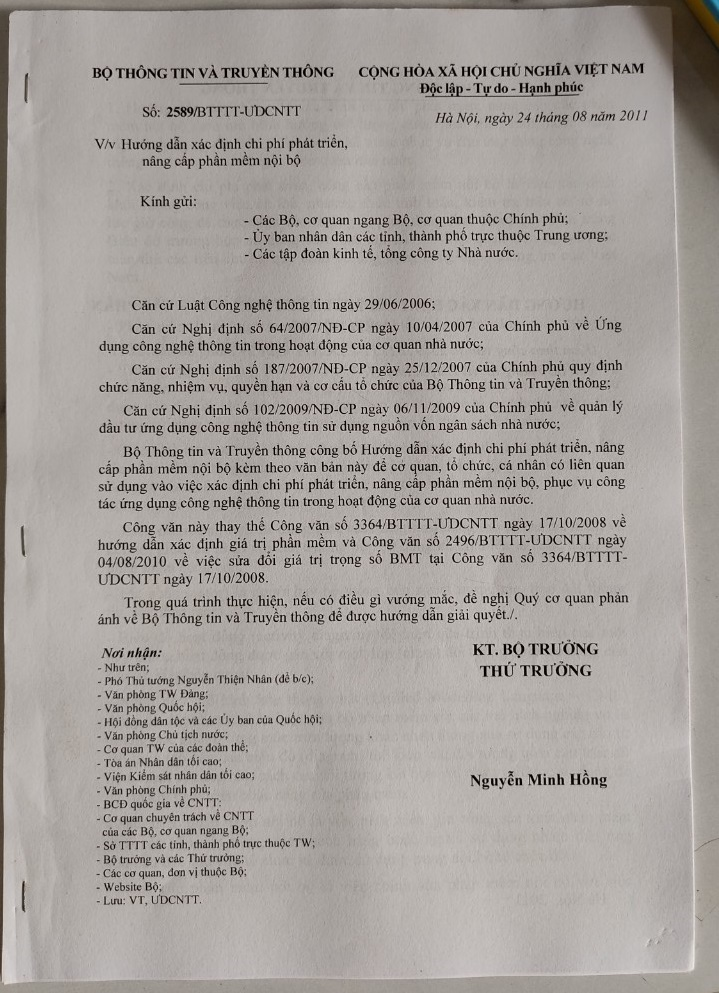
#> input picture brightness/z4194374238903.jpg, 719 x 993 px
$ jupyter execute auto_brightness_scan_paper.ipynb
#> lines starting #> are read from the running program, lines starting #| are printed output that depends on the picture; long printed decimals are rounded
#> further down, image is the input picture: shape (993, 719, 3); mean B, G, R 155.1, 159.2, 164.5
## Auto brightness

[cell 1]
import cv2
import numpy as np
from matplotlib import pyplot as plt

# Automatic brightness and contrast optimization with optional histogram clipping
def automatic_brightness_and_contrast(image, clip_hist_percent=1):
#> called with clip_hist_percent = 1
    gray = cv2.cvtColor(image, cv2.COLOR_BGR2GRAY)

    # Calculate grayscale histogram
    hist = cv2.calcHist([gray],[0],None,[256],[0,256])
#> hist = 256 values, max 26560 at index 172, min 0 at index 0, mean 2788.9
    hist_size = len(hist)
#> hist_size = 256

    # Calculate cumulative distribution from the histogram
    accumulator = []
    accumulator.append(float(hist[0]))
    for index in range(1, hist_size):
        accumulator.append(accumulator[index -1] + float(hist[index]))
#> after the loop, accumulator = 256 values from 0 to 713967

    # Locate points to clip
    maximum = accumulator[-1]
#> maximum = 713967
    clip_hist_percent *= (maximum/100.0)
#> clip_hist_percent = 7139.7
    clip_hist_percent /= 2.0
#> clip_hist_percent = 3569.8

    # Locate left cut
    minimum_gray = 0
    while accumulator[minimum_gray] < clip_hist_percent:
        minimum_gray += 1
#> this loop made 10 passes
#> after the loop, minimum_gray = 10

    # Locate right cut
    maximum_gray = hist_size -1
#> maximum_gray = 255
    while accumulator[maximum_gray] >= (maximum - clip_hist_percent):
        maximum_gray -= 1
#> this loop made 62 passes
#> maximum_gray on passes 1 to 12: 254, 253, 252, 251, 250, 249, 248, 247, 246, 245, 244, 243
#> after the loop, maximum_gray = 193

    # Calculate alpha and beta values
    alpha = 255 / (maximum_gray - minimum_gray)
#> alpha = 1.39
    beta = -minimum_gray * alpha
#> beta = -13.93

    '''
    # Calculate new histogram with desired range and show histogram
    new_hist = cv2.calcHist([gray],[0],None,[256],[minimum_gray,maximum_gray])
    plt.plot(hist)
    plt.plot(new_hist)
    plt.xlim([0,256])
    plt.show()
    '''

    auto_result = cv2.convertScaleAbs(image, alpha=alpha, beta=beta)
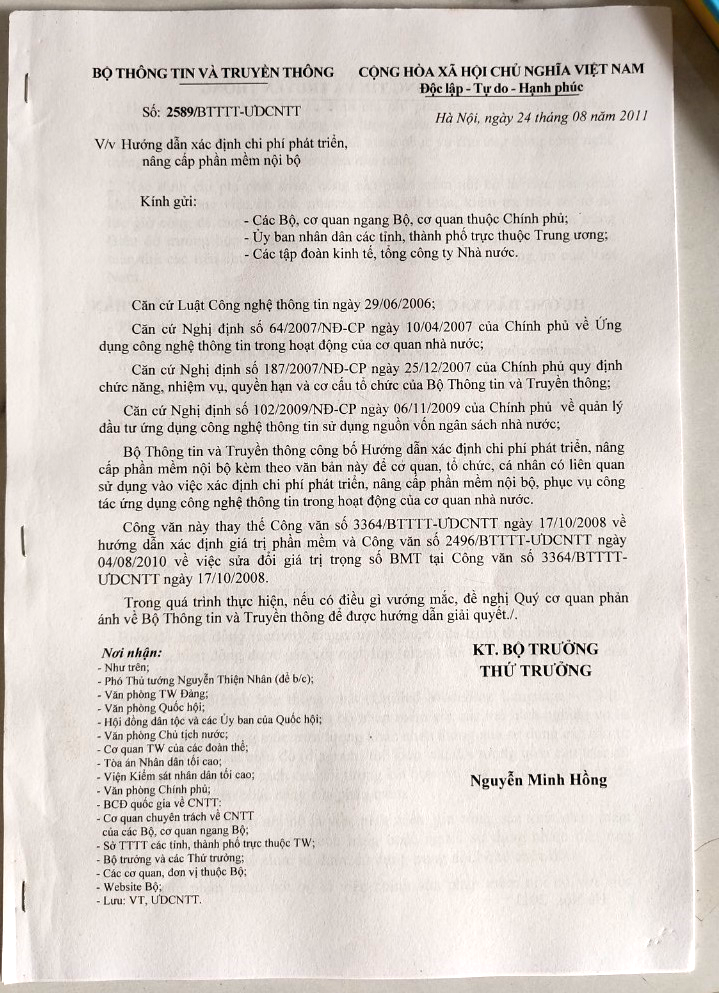
#> auto_result: shape (993, 719, 3); mean B, G, R 202.3, 208, 215.2
    return (auto_result, alpha, beta)

image = cv2.imread('z4194374238903.jpg')

auto_result, alpha, beta = automatic_brightness_and_contrast(image)
#> alpha = 1.39; beta = -13.93
print('alpha', alpha)
#| alpha 1.393
print('beta', beta)
#| beta -13.934
cv2.imwrite("result.jpg", auto_result)
plt.imshow(cv2.cvtColor(auto_result, cv2.COLOR_BGR2RGB))
